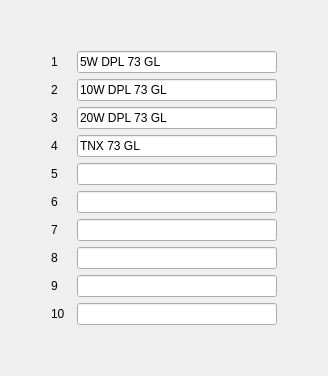
     <widget class="QWidget" name="tab_2">
      <attribute name="title">
       <string>Tx Macros</string>
      </attribute>
      <layout class="QVBoxLayout" name="verticalLayout_4">
       <item>
        <spacer name="verticalSpacer_5">
         <property name="orientation">
          <enum>Qt::Vertical</enum>
         </property>
         <property name="sizeHint" stdset="0">
          <size>
           <width>20</width>
           <height>40</height>
          </size>
         </property>
        </spacer>
       </item>
       <item>
        <layout class="QGridLayout" name="gridLayout">
         <item row="6" column="1">
          <widget class="QLabel" name="label_17">
           <property name="sizePolicy">
            <sizepolicy hsizetype="Fixed" vsizetype="Preferred">
             <horstretch>0</horstretch>
             <verstretch>0</verstretch>
            </sizepolicy>
           </property>
           <property name="minimumSize">
            <size>
             <width>20</width>
             <height>0</height>
            </size>
           </property>
           <property name="maximumSize">
            <size>
             <width>20</width>
             <height>16777215</height>
            </size>
           </property>
           <property name="text">
            <string>7</string>
           </property>
          </widget>
         </item>
         <item row="5" column="2">
          <widget class="QLineEdit" name="macro6">
           <property name="sizePolicy">
            <sizepolicy hsizetype="Fixed" vsizetype="Fixed">
             <horstretch>0</horstretch>
             <verstretch>0</verstretch>
            </sizepolicy>
           </property>
           <property name="minimumSize">
            <size>
             <width>200</width>
             <height>0</height>
            </size>
           </property>
           <property name="maximumSize">
            <size>
             <width>200</width>
             <height>16777215</height>
            </size>
           </property>
          </widget>
         </item>
         <item row="0" column="2">
          <widget class="QLineEdit" name="macro1">
           <property name="sizePolicy">
            <sizepolicy hsizetype="Fixed" vsizetype="Fixed">
             <horstretch>0</horstretch>
             <verstretch>0</verstretch>
            </sizepolicy>
           </property>
           <property name="minimumSize">
            <size>
             <width>200</width>
             <height>0</height>
            </size>
           </property>
           <property name="maximumSize">
            <size>
             <width>200</width>
             <height>16777215</height>
            </size>
           </property>
           <property name="text">
            <string>5W DPL 73 GL</string>
           </property>
          </widget>
         </item>
         <item row="2" column="1">
          <widget class="QLabel" name="label_13">
           <property name="sizePolicy">
            <sizepolicy hsizetype="Fixed" vsizetype="Preferred">
             <horstretch>0</horstretch>
             <verstretch>0</verstretch>
            </sizepolicy>
           </property>
           <property name="minimumSize">
            <size>
             <width>20</width>
             <height>0</height>
            </size>
           </property>
           <property name="maximumSize">
            <size>
             <width>20</width>
             <height>16777215</height>
            </size>
           </property>
           <property name="text">
            <string>3</string>
           </property>
          </widget>
         </item>
         <item row="2" column="2">
          <widget class="QLineEdit" name="macro3">
           <property name="sizePolicy">
            <sizepolicy hsizetype="Fixed" vsizetype="Fixed">
             <horstretch>0</horstretch>
             <verstretch>0</verstretch>
            </sizepolicy>
           </property>
           <property name="minimumSize">
            <size>
             <width>200</width>
             <height>0</height>
            </size>
           </property>
           <property name="maximumSize">
            <size>
             <width>200</width>
             <height>16777215</height>
            </size>
           </property>
           <property name="text">
            <string>20W DPL 73 GL</string>
           </property>
          </widget>
         </item>
         <item row="4" column="1">
          <widget class="QLabel" name="label_15">
           <property name="sizePolicy">
            <sizepolicy hsizetype="Fixed" vsizetype="Preferred">
             <horstretch>0</horstretch>
             <verstretch>0</verstretch>
            </sizepolicy>
           </property>
           <property name="minimumSize">
            <size>
             <width>20</width>
             <height>0</height>
            </size>
           </property>
           <property name="maximumSize">
            <size>
             <width>20</width>
             <height>16777215</height>
            </size>
           </property>
           <property name="text">
            <string>5</string>
           </property>
          </widget>
         </item>
         <item row="7" column="1">
          <widget class="QLabel" name="label_18">
           <property name="sizePolicy">
            <sizepolicy hsizetype="Fixed" vsizetype="Preferred">
             <horstretch>0</horstretch>
             <verstretch>0</verstretch>
            </sizepolicy>
           </property>
           <property name="minimumSize">
            <size>
             <width>20</width>
             <height>0</height>
            </size>
           </property>
           <property name="maximumSize">
            <size>
             <width>20</width>
             <height>16777215</height>
            </size>
           </property>
           <property name="text">
            <string>8</string>
           </property>
          </widget>
         </item>
         <item row="8" column="1">
          <widget class="QLabel" name="label_19">
           <property name="sizePolicy">
            <sizepolicy hsizetype="Fixed" vsizetype="Preferred">
             <horstretch>0</horstretch>
             <verstretch>0</verstretch>
            </sizepolicy>
           </property>
           <property name="minimumSize">
            <size>
             <width>20</width>
             <height>0</height>
            </size>
           </property>
           <property name="maximumSize">
            <size>
             <width>20</width>
             <height>16777215</height>
            </size>
           </property>
           <property name="text">
            <string>9</string>
           </property>
          </widget>
         </item>
         <item row="9" column="1">
          <widget class="QLabel" name="label_20">
           <property name="sizePolicy">
            <sizepolicy hsizetype="Fixed" vsizetype="Preferred">
             <horstretch>0</horstretch>
             <verstretch>0</verstretch>
            </sizepolicy>
           </property>
           <property name="minimumSize">
            <size>
             <width>20</width>
             <height>0</height>
            </size>
           </property>
           <property name="maximumSize">
            <size>
             <width>20</width>
             <height>16777215</height>
            </size>
           </property>
           <property name="text">
            <string>10</string>
           </property>
          </widget>
         </item>
         <item row="5" column="1">
          <widget class="QLabel" name="label_16">
           <property name="sizePolicy">
            <sizepolicy hsizetype="Fixed" vsizetype="Preferred">
             <horstretch>0</horstretch>
             <verstretch>0</verstretch>
            </sizepolicy>
           </property>
           <property name="minimumSize">
            <size>
             <width>20</width>
             <height>0</height>
            </size>
           </property>
           <property name="maximumSize">
            <size>
             <width>20</width>
             <height>16777215</height>
            </size>
           </property>
           <property name="text">
            <string>6</string>
           </property>
          </widget>
         </item>
         <item row="3" column="1">
          <widget class="QLabel" name="label_14">
           <property name="sizePolicy">
            <sizepolicy hsizetype="Fixed" vsizetype="Preferred">
             <horstretch>0</horstretch>
             <verstretch>0</verstretch>
            </sizepolicy>
           </property>
           <property name="minimumSize">
            <size>
             <width>20</width>
             <height>0</height>
            </size>
           </property>
           <property name="maximumSize">
            <size>
             <width>20</width>
             <height>16777215</height>
            </size>
           </property>
           <property name="text">
            <string>4</string>
           </property>
          </widget>
         </item>
         <item row="9" column="2">
          <widget class="QLineEdit" name="macro10">
           <property name="sizePolicy">
            <sizepolicy hsizetype="Fixed" vsizetype="Fixed">
             <horstretch>0</horstretch>
             <verstretch>0</verstretch>
            </sizepolicy>
           </property>
           <property name="minimumSize">
            <size>
             <width>200</width>
             <height>0</height>
            </size>
           </property>
           <property name="maximumSize">
            <size>
             <width>200</width>
             <height>16777215</height>
            </size>
           </property>
          </widget>
         </item>
         <item row="4" column="2">
          <widget class="QLineEdit" name="macro5">
           <property name="sizePolicy">
            <sizepolicy hsizetype="Fixed" vsizetype="Fixed">
             <horstretch>0</horstretch>
             <verstretch>0</verstretch>
            </sizepolicy>
           </property>
           <property name="minimumSize">
            <size>
             <width>200</width>
             <height>0</height>
            </size>
           </property>
           <property name="maximumSize">
            <size>
             <width>200</width>
             <height>16777215</height>
            </size>
           </property>
           <property name="text">
            <string/>
           </property>
          </widget>
         </item>
         <item row="3" column="2">
          <widget class="QLineEdit" name="macro4">
           <property name="sizePolicy">
            <sizepolicy hsizetype="Fixed" vsizetype="Fixed">
             <horstretch>0</horstretch>
             <verstretch>0</verstretch>
            </sizepolicy>
           </property>
           <property name="minimumSize">
            <size>
             <width>200</width>
             <height>0</height>
            </size>
           </property>
           <property name="maximumSize">
            <size>
             <width>200</width>
             <height>16777215</height>
            </size>
           </property>
           <property name="text">
            <string>TNX 73 GL</string>
           </property>
          </widget>
         </item>
         <item row="1" column="2">
          <widget class="QLineEdit" name="macro2">
           <property name="sizePolicy">
            <sizepolicy hsizetype="Fixed" vsizetype="Fixed">
             <horstretch>0</horstretch>
             <verstretch>0</verstretch>
            </sizepolicy>
           </property>
           <property name="minimumSize">
            <size>
             <width>200</width>
             <height>0</height>
            </size>
           </property>
           <property name="maximumSize">
            <size>
             <width>200</width>
             <height>16777215</height>
            </size>
           </property>
           <property name="text">
            <string>10W DPL 73 GL</string>
           </property>
          </widget>
         </item>
         <item row="8" column="2">
          <widget class="QLineEdit" name="macro9">
           <property name="sizePolicy">
            <sizepolicy hsizetype="Fixed" vsizetype="Fixed">
             <horstretch>0</horstretch>
             <verstretch>0</verstretch>
            </sizepolicy>
           </property>
           <property name="minimumSize">
            <size>
             <width>200</width>
             <height>0</height>
            </size>
           </property>
           <property name="maximumSize">
            <size>
             <width>200</width>
             <height>16777215</height>
            </size>
           </property>
          </widget>
         </item>
         <item row="5" column="3">
          <spacer name="horizontalSpacer_8">
           <property name="orientation">
            <enum>Qt::Horizontal</enum>
           </property>
           <property name="sizeHint" stdset="0">
            <size>
             <width>40</width>
             <height>20</height>
            </size>
           </property>
          </spacer>
         </item>
         <item row="0" column="1">
          <widget class="QLabel" name="label_11">
           <property name="sizePolicy">
            <sizepolicy hsizetype="Fixed" vsizetype="Preferred">
             <horstretch>0</horstretch>
             <verstretch>0</verstretch>
            </sizepolicy>
           </property>
           <property name="minimumSize">
            <size>
             <width>20</width>
             <height>0</height>
            </size>
           </property>
           <property name="maximumSize">
            <size>
             <width>20</width>
             <height>16777215</height>
            </size>
           </property>
           <property name="text">
            <string>1</string>
           </property>
          </widget>
         </item>
         <item row="6" column="2">
          <widget class="QLineEdit" name="macro7">
           <property name="sizePolicy">
            <sizepolicy hsizetype="Fixed" vsizetype="Fixed">
             <horstretch>0</horstretch>
             <verstretch>0</verstretch>
            </sizepolicy>
           </property>
           <property name="minimumSize">
            <size>
             <width>200</width>
             <height>0</height>
            </size>
           </property>
           <property name="maximumSize">
            <size>
             <width>200</width>
             <height>16777215</height>
            </size>
           </property>
          </widget>
         </item>
         <item row="1" column="1">
          <widget class="QLabel" name="label_12">
           <property name="sizePolicy">
            <sizepolicy hsizetype="Fixed" vsizetype="Preferred">
             <horstretch>0</horstretch>
             <verstretch>0</verstretch>
            </sizepolicy>
           </property>
           <property name="minimumSize">
            <size>
             <width>20</width>
             <height>0</height>
            </size>
           </property>
           <property name="maximumSize">
            <size>
             <width>20</width>
             <height>16777215</height>
            </size>
           </property>
           <property name="text">
            <string>2</string>
           </property>
          </widget>
         </item>
         <item row="7" column="2">
          <widget class="QLineEdit" name="macro8">
           <property name="sizePolicy">
            <sizepolicy hsizetype="Fixed" vsizetype="Fixed">
             <horstretch>0</horstretch>
             <verstretch>0</verstretch>
            </sizepolicy>
           </property>
           <property name="minimumSize">
            <size>
             <width>200</width>
             <height>0</height>
            </size>
           </property>
           <property name="maximumSize">
            <size>
             <width>200</width>
             <height>16777215</height>
            </size>
           </property>
          </widget>
         </item>
         <item row="5" column="0">
          <spacer name="horizontalSpacer">
           <property name="orientation">
            <enum>Qt::Horizontal</enum>
           </property>
           <property name="sizeHint" stdset="0">
            <size>
             <width>40</width>
             <height>20</height>
            </size>
           </property>
          </spacer>
         </item>
        </layout>
       </item>
       <item>
        <spacer name="verticalSpacer_3">
         <property name="orientation">
          <enum>Qt::Vertical</enum>
         </property>
         <property name="sizeHint" stdset="0">
          <size>
           <width>20</width>
           <height>40</height>
          </size>
         </property>
        </spacer>
       </item>
      </layout>
     </widget>
